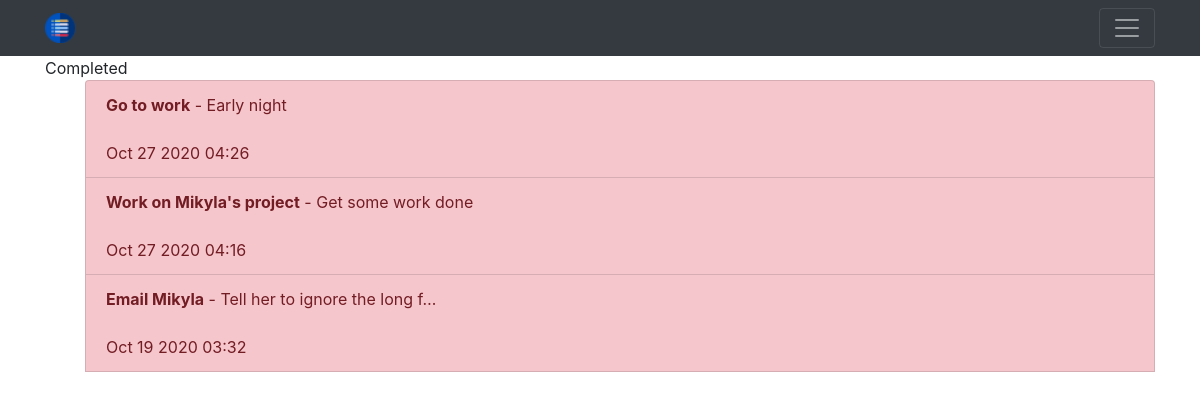
Before: /completed/ (signed in) with the older database file.
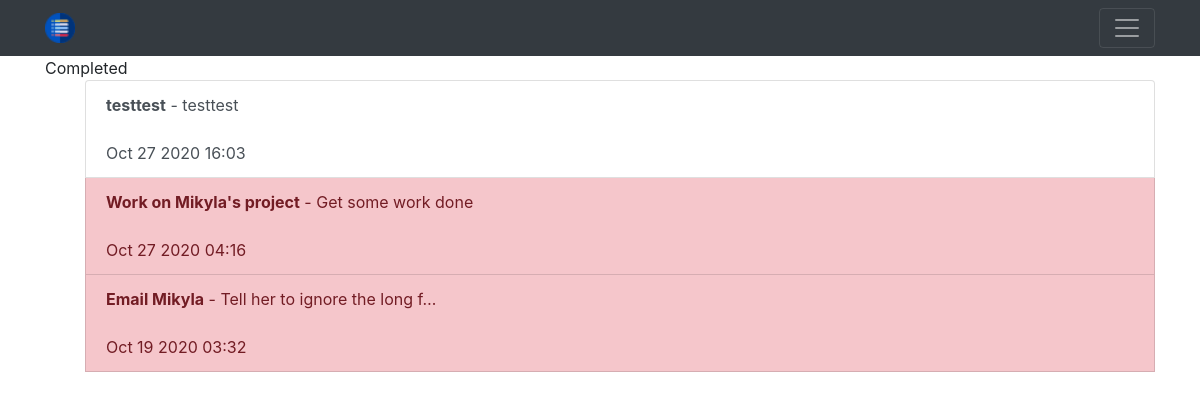
After: the same page with the newer database file.
### todoapp/models.py (models this page shows, shortened)
class Todo(models.Model):
    title = models.CharField(max_length=100)
    memo = models.TextField(blank=True)
    created = models.DateTimeField(auto_now_add=True)
    datecompleted = models.DateTimeField(null=True, blank=True)
    important = models.BooleanField(default=False)
    user = models.ForeignKey(User, on_delete=models.CASCADE)

### todoapp/views.py (the view)
# urls.py: path('completed/', views.completedtodos, name='completedtodos'),
@login_required
def completedtodos(request):
    todos = Todo.objects.filter(user=request.user, datecompleted__isnull=False).order_by('-datecompleted')
    return render(request, 'todoapp/completed.html', {'todos': todos})

### todoapp/templates/todoapp/completed.html (shortened to what this page needs)
{% extends 'todoapp/base.html' %}
{% block content %}
Completed
  {% if todos %}
    <ul>
      {% for todo in todos %}
        <a href="{% url 'viewtodo' todo.id %}"
           class="list-group-item list-group-item-action{% if todo.important %} list-group-item-danger{% endif %}"><b>{{ todo.title }}</b>
          {% if todo.memo %} - {{ todo.memo|truncatechars:30 }}{% endif %}<br><br>
        {{ todo.datecompleted|date:'M j Y H:i' }}</a>
      {% endfor %}
      <br>
      <br><br>
    </ul>{% endif %}
{% endblock content %}

### todoapp/templates/todoapp/base.html (shortened to what this page needs)
{% load static %}
<!doctype html>
<html lang="en">
<head>
    <link rel="stylesheet" href="https://stackpath.bootstrapcdn.com/bootstrap/4.4.1/css/bootstrap.min.css">
</head>
<body>
<nav class="navbar navbar-dark bg-dark">
<div class="container">
    <a class="navbar-brand" href="{% url 'home' %}">
         <img src="{% static 'todoapp/list.png' %}" width="30" height="30" class="d-inline-block align-top">
    </a>
    <button class="navbar-toggler" type="button" data-toggle="collapse" data-target="#navbarNav" aria-controls="navbarNav" aria-expanded="false" aria-label="Toggle navigation">
        <span class="navbar-toggler-icon"></span>
    </button>
</div>
</nav>
<div class="container">
{% block content %}{% endblock %}
</div>
</body>
</html>

Changed rows visible on the page:
removed Todo: title "Go to work", memo "Early night", datecompleted "Oct 27 2020 04:26"
added Todo: title "testtest", memo "testtest", datecompleted "Oct 27 2020 16:03", important False (drawn)
